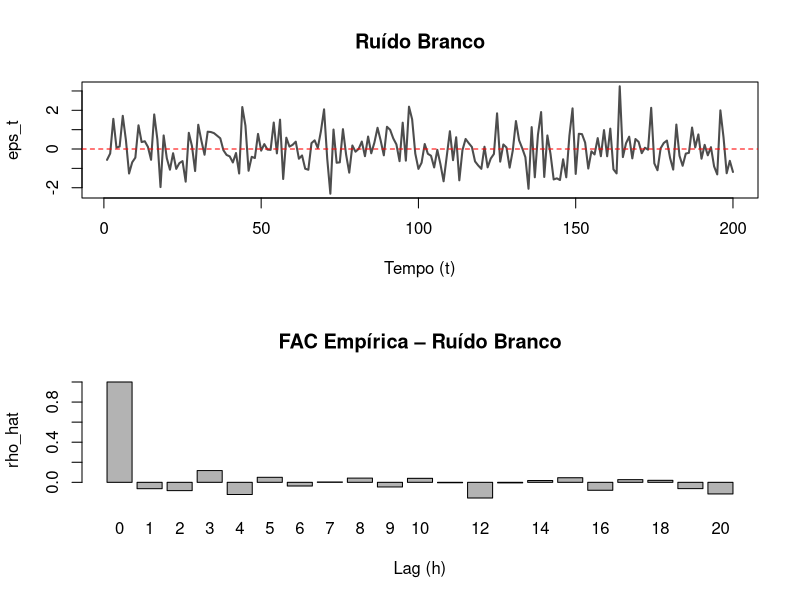
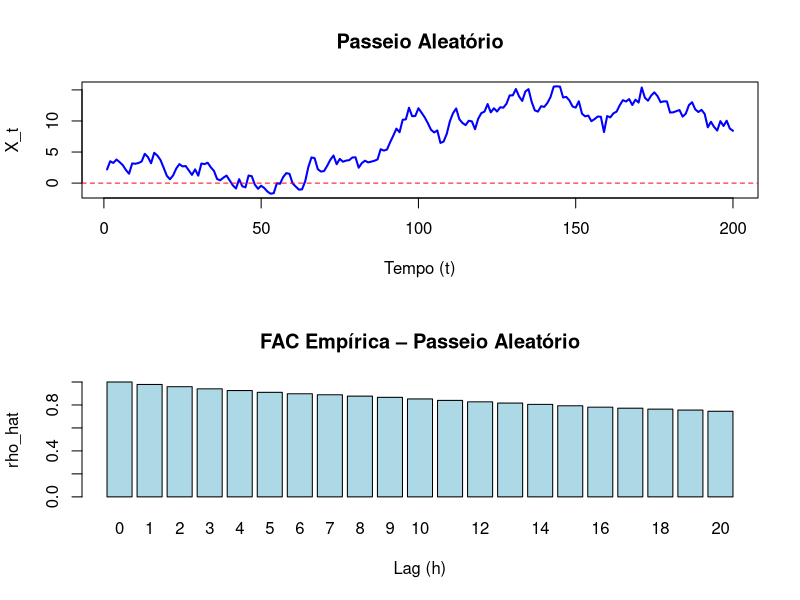
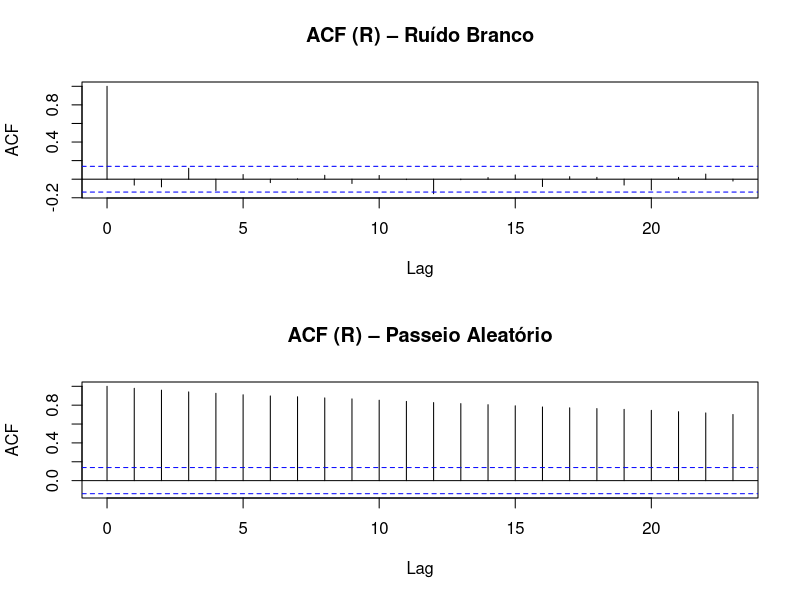
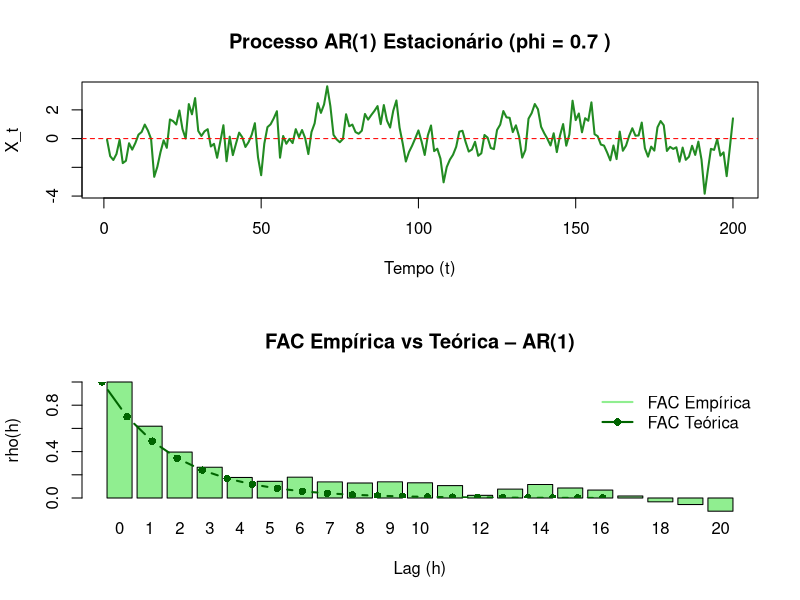

Here is the R script that generated these plots, in order:
############################################################
# AULA PRÁTICA – PROCESSOS ESTOCÁSTICOS
############################################################

rm(list = ls())
set.seed(123)

############################################################
# 1. PARÂMETROS GERAIS
############################################################

n <- 200

max_lag <- 20

sigma2 <- 1

phi <- 0.7

############################################################
# 2. SIMULAÇÃO
############################################################

############################################################
# RUÍDO BRANCO
############################################################

simular_ruido_branco <- function(n){
  
  eps <- numeric(n)
  
  for(t in 1:n){
    eps[t] <- rnorm(1, mean = 0, sd = sqrt(sigma2))
  }
  
  return(eps)
}

############################################################
# PASSEIO ALEATÓRIO
# X_t = X_{t-1} + eps_t
############################################################

simular_passeio_aleatorio <- function(n){
  
  eps <- simular_ruido_branco(n)
  
  X <- numeric(n)
  
  # condição inicial
  X[1] <- eps[1]
  
  # construção recursiva
  if(n >= 2){
    
    for(t in 2:n){
      
      X[t] <- X[t-1] + eps[t]
    }
  }
  
  return(X)
}

############################################################
# PROCESSO AR(1)
# X_t = phi * X_{t-1} + eps_t
############################################################

simular_ar1 <- function(n, phi){
  
  eps <- simular_ruido_branco(n)
  
  X <- numeric(n)
  
  # condição inicial
  X[1] <- eps[1]
  
  # construção recursiva
  if(n >= 2){
    
    for(t in 2:n){
      
      X[t] <- phi * X[t-1] + eps[t]
    }
  }
  
  return(X)
}

############################################################
# 3. ESTATÍSTICAS
############################################################

############################################################
# MÉDIA EMPÍRICA
############################################################

calcular_media_empirica <- function(serie){
  
  n <- length(serie)
  
  soma <- 0
  
  for(t in 1:n){
    
    soma <- soma + serie[t]
  }
  
  media <- soma / n
  
  return(media)
}

############################################################
# AUTOCOVARIÂNCIA EMPÍRICA
#
# gamma_hat(h) =
#
# (1/n) * soma_{t=1}^{n-h}
# (X_t - X_bar)(X_{t+h} - X_bar)
############################################################

calcular_autocovariancia_empirica <- function(serie, h){
  
  n <- length(serie)
  
  media <- calcular_media_empirica(serie)
  
  soma <- 0
  
  if(h == 0){
    
    for(t in 1:n){
      
      d <- serie[t] - media
      
      soma <- soma + d * d
    }
    
  } else {
    
    for(t in 1:(n-h)){
      
      d1 <- serie[t] - media
      
      d2 <- serie[t+h] - media
      
      soma <- soma + d1 * d2
    }
  }
  
  autocovariancia <- soma / n
  
  return(autocovariancia)
}

############################################################
# MÚLTIPLAS AUTOCOVARIÂNCIAS
############################################################

calcular_autocovariancias <- function(serie, max_lag){
  
  autocovariancias <- numeric(max_lag + 1)
  
  for(h in 0:max_lag){
    
    autocovariancias[h+1] <-
      calcular_autocovariancia_empirica(serie, h)
  }
  
  return(autocovariancias)
}

############################################################
# FAC EMPÍRICA
#
# rho_hat(h) = gamma_hat(h) / gamma_hat(0)
############################################################

calcular_fac_empirica <- function(serie, max_lag){
  
  autocovariancias <-
    calcular_autocovariancias(serie, max_lag)
  
  gamma0 <- autocovariancias[1]
  
  fac <- numeric(max_lag + 1)
  
  fac[1] <- 1
  
  if(max_lag >= 1){
    
    for(h in 1:max_lag){
      
      fac[h+1] <-
        autocovariancias[h+1] / gamma0
    }
  }
  
  return(fac)
}

############################################################
# FAC TEÓRICA DO AR(1)
#
# rho(h) = phi^h
############################################################

calcular_fac_teorica_ar1 <- function(phi, max_lag){
  
  fac_teorica <- numeric(max_lag + 1)
  
  for(h in 0:max_lag){
    
    fac_teorica[h+1] <- phi^h
  }
  
  return(fac_teorica)
}

############################################################
# 4. PLOTS
############################################################

############################################################
# SÉRIE TEMPORAL
############################################################

plot_serie_temporal <- function(serie,
                                titulo,
                                ylab = "X_t",
                                cor = "gray"){
  
  n <- length(serie)
  
  plot(1:n,
       serie,
       type = "l",
       lwd = 2,
       col = cor,
       main = titulo,
       xlab = "Tempo (t)",
       ylab = ylab)
  
  abline(h = 0,
         col = "red",
         lty = 2)
}

############################################################
# FAC EMPÍRICA
############################################################

plot_fac_empirica <- function(fac,
                              titulo,
                              cor = "gray70"){
  
  max_lag <- length(fac) - 1
  
  barplot(fac,
          names.arg = 0:max_lag,
          col = cor,
          main = titulo,
          xlab = "Lag (h)",
          ylab = "rho_hat")
}

############################################################
# FAC EMPÍRICA + FAC TEÓRICA
############################################################

plot_fac_comparacao <- function(fac_empirica,
                                fac_teorica,
                                titulo){
  
  max_lag <- length(fac_empirica) - 1
  
  barplot(fac_empirica,
          names.arg = 0:max_lag,
          ylim = c(0, 1),
          col = "lightgreen",
          main = titulo,
          xlab = "Lag (h)",
          ylab = "rho(h)")
  
  lines(0:max_lag,
        fac_teorica,
        type = "b",
        pch = 16,
        col = "darkgreen",
        lwd = 2)
  
  legend("topright",
         legend = c("FAC Empírica",
                    "FAC Teórica"),
         col = c("lightgreen",
                 "darkgreen"),
         lwd = c(2, 2),
         pch = c(NA, 16),
         bty = "n")
}

############################################################
# 5. EXEMPLOS DE USO
############################################################

############################################################
# RUÍDO BRANCO
############################################################

eps <- simular_ruido_branco(n)

############################################################
# MÉDIA EMPÍRICA
############################################################

media_eps <-
  calcular_media_empirica(eps)

cat("Média empírica (ruído branco):",
    media_eps,
    "\n")

############################################################
# FAC EMPÍRICA
############################################################

fac_eps <-calcular_fac_empirica(eps, max_lag)

############################################################
# GRÁFICOS – RUÍDO BRANCO
############################################################

par(mfrow = c(2,1))

plot_serie_temporal(
  serie = eps,
  titulo = "Ruído Branco",
  ylab = "eps_t",
  cor = "gray30"
)

plot_fac_empirica(
  fac = fac_eps,
  titulo = "FAC Empírica – Ruído Branco",
  cor = "gray70"
)

par(mfrow = c(1,1))

############################################################
# PASSEIO ALEATÓRIO
############################################################

X <- simular_passeio_aleatorio(n)

############################################################
# MÉDIA EMPÍRICA
############################################################

media_X <-
  calcular_media_empirica(X)

cat("Média empírica (passeio aleatório):",
    media_X,
    "\n")

############################################################
# FAC EMPÍRICA
############################################################

fac_X <-
  calcular_fac_empirica(X, max_lag)

############################################################
# GRÁFICOS – PASSEIO ALEATÓRIO
############################################################

par(mfrow = c(2,1))

plot_serie_temporal(
  serie = X,
  titulo = "Passeio Aleatório",
  ylab = "X_t",
  cor = "blue"
)

plot_fac_empirica(
  fac = fac_X,
  titulo = "FAC Empírica – Passeio Aleatório",
  cor = "lightblue"
)

par(mfrow = c(1,1))

############################################################
# COMPARAÇÃO COM FUNÇÃO BUILT-IN DO R
############################################################

par(mfrow = c(2,1))

acf(eps,
    main = "ACF (R) – Ruído Branco")

acf(X,
    main = "ACF (R) – Passeio Aleatório")

par(mfrow = c(1,1))

############################################################
# PROCESSO AR(1)
############################################################

X_ar1 <-
  simular_ar1(n, phi)

############################################################
# MÉDIA EMPÍRICA
############################################################

media_ar1 <- calcular_media_empirica(X_ar1)

cat("Média empírica (AR(1)):",
    media_ar1,
    "\n")

############################################################
# FAC EMPÍRICA
############################################################

fac_ar1 <-
  calcular_fac_empirica(X_ar1, max_lag)

############################################################
# FAC TEÓRICA
############################################################

fac_ar1_teorica <-
  calcular_fac_teorica_ar1(phi, max_lag)

############################################################
# GRÁFICOS – AR(1)
############################################################

par(mfrow = c(2,1))

plot_serie_temporal(
  serie = X_ar1,
  titulo = paste("Processo AR(1) Estacionário (phi =",
                 phi,
                 ")"),
  ylab = "X_t",
  cor = "forestgreen"
)

plot_fac_comparacao(
  fac_empirica = fac_ar1,
  fac_teorica = fac_ar1_teorica,
  titulo = "FAC Empírica vs Teórica – AR(1)"
)

par(mfrow = c(1,1))

############################################################
# 6. RESUMO DOS RESULTADOS
############################################################

cat("\n")
cat("========================================\n")
cat("RESUMO DAS MÉDIAS EMPÍRICAS\n")
cat("========================================\n")

cat("Ruído branco:",
    media_eps,
    "\n")

cat("Passeio aleatório:",
    media_X,
    "\n")

cat("AR(1):",
    media_ar1,
    "\n")

############################################################
# FIM
############################################################
